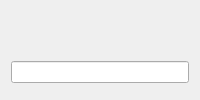
<?xml version="1.0" encoding="UTF-8"?>
<ui version="4.0">
 <class>DialogPromptString</class>
 <widget class="QDialog" name="DialogPromptString">
  <property name="geometry">
   <rect>
    <x>0</x>
    <y>0</y>
    <width>200</width>
    <height>100</height>
   </rect>
  </property>
  <property name="minimumSize">
   <size>
    <width>200</width>
    <height>0</height>
   </size>
  </property>
  <property name="windowTitle">
   <string/>
  </property>
  <property name="modal">
   <bool>true</bool>
  </property>
  <layout class="QVBoxLayout" name="verticalLayout">
   <item>
    <widget class="QLabel" name="labelMessage">
     <property name="text">
      <string/>
     </property>
    </widget>
   </item>
   <item>
    <widget class="QLineEdit" name="lineEdit">
     <property name="clearButtonEnabled">
      <bool>true</bool>
     </property>
    </widget>
   </item>
   <item>
    <widget class="QDialogButtonBox" name="buttonBox">
     <property name="orientation">
      <enum>Qt::Horizontal</enum>
     </property>
     <property name="standardButtons">
      <set>QDialogButtonBox::NoButton</set>
     </property>
     <property name="centerButtons">
      <bool>true</bool>
     </property>
    </widget>
   </item>
  </layout>
 </widget>
 <resources/>
 <connections/>
</ui>
